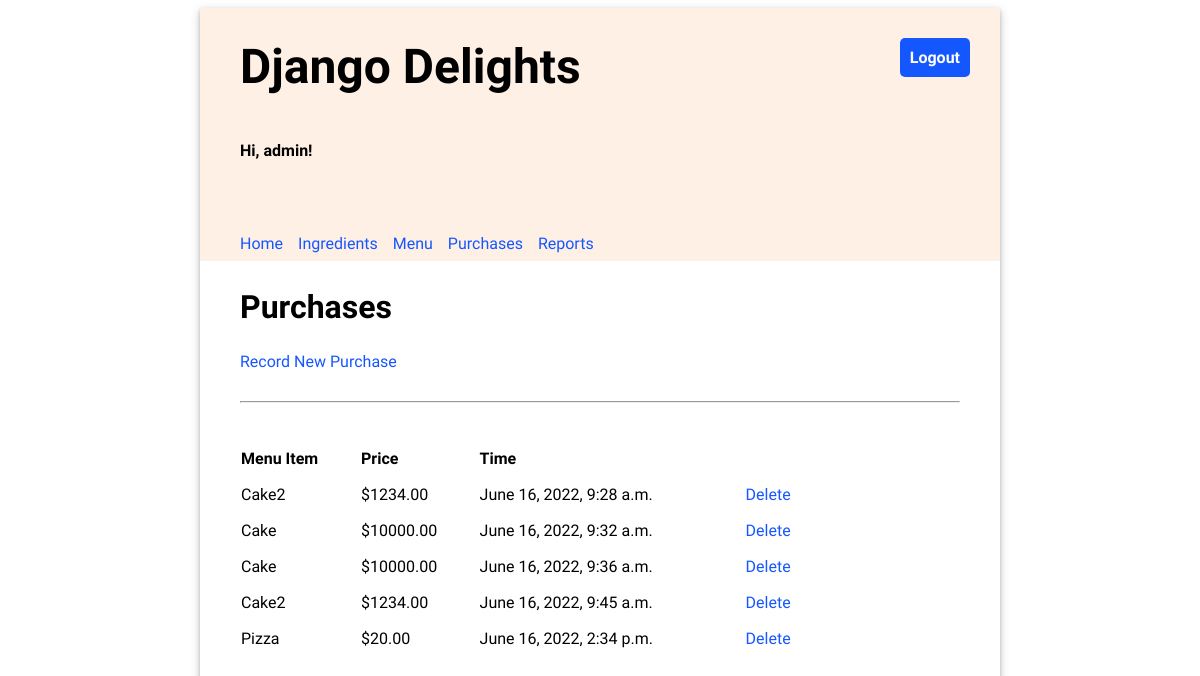
The app's page /purchases/ (signed in), older data.
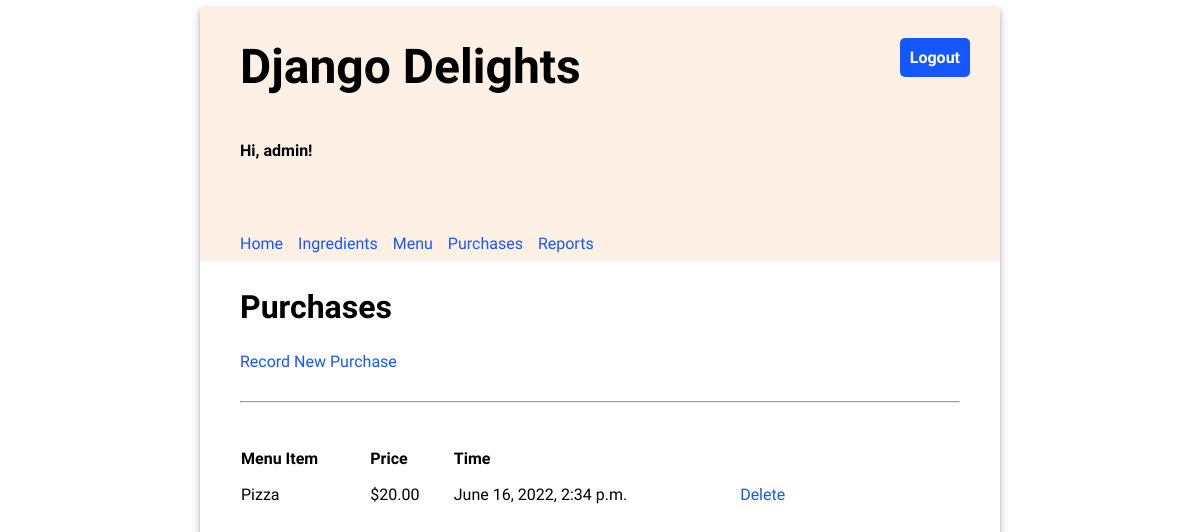
The same page, newer data.
### inventory/models.py (models this page shows, shortened)
class Purchase(models.Model):
    id = models.AutoField(primary_key=True)
    menu_item = models.ForeignKey(MenuItem, on_delete=models.CASCADE)
    timestamp = models.DateTimeField(auto_now_add=True)

class MenuItem(models.Model):
    id = models.AutoField(primary_key=True)
    title = models.CharField(max_length=200, unique=True)
    price = models.FloatField(default=0.00)

### inventory/views.py (the view)
# urls.py: path('purchases/', views.PurchasesList.as_view(), name="purchases"),
class PurchasesList(LoginRequiredMixin, generic.ListView):
    model = Purchase
    template_name = 'inventory/purchase_list.html'
    context_object_name = 'object_list'
    def get_context_data(self, **kwargs):
        context = super().get_context_data(**kwargs)
        context['objects'] = Purchase.objects.all()
        return context

### templates/inventory/purchase_list.html (shortened to what this page needs)
{% extends '../base.html' %}
{% load static %}
{% block content %}
    <h2>Purchases</h2>
    <a href="{% url 'inventory:add_purchase' %}">Record New Purchase</a>
    <hr/>
    <table class="inventory-table">
        <thead>
            <tr>
                <th>Menu Item</th>
                <th>Price</th>
                <th>Time</th>
                <th></th>
            </tr>
        </thead>
        <tbody>
        {% for purchase in object_list %}
            <tr>
                <td>{{ purchase.menu_item.title }}</td>
                <td class="price">${{ purchase.menu_item.price|stringformat:".2f" }}</td>
                <td>{{ purchase.timestamp }}</td>
                <td class="price"><a href="{% url 'inventory:delete_purchase' purchase.id %}">Delete</a></td>
            </tr>
        {% endfor %}
        </tbody>
    </table>
{% endblock %}

Row changes from the older to the newer data that the page shows:
removed Purchase: menu_item "Cake2", menu_item.price "1234.00", timestamp "June 16, 2022, 9:28 a.m."
removed Purchase: menu_item "Cake", menu_item.price "10000.00", timestamp "June 16, 2022, 9:32 a.m."
removed Purchase: menu_item "Cake", menu_item.price "10000.00", timestamp "June 16, 2022, 9:36 a.m."
removed Purchase: menu_item "Cake2", menu_item.price "1234.00", timestamp "June 16, 2022, 9:45 a.m."
